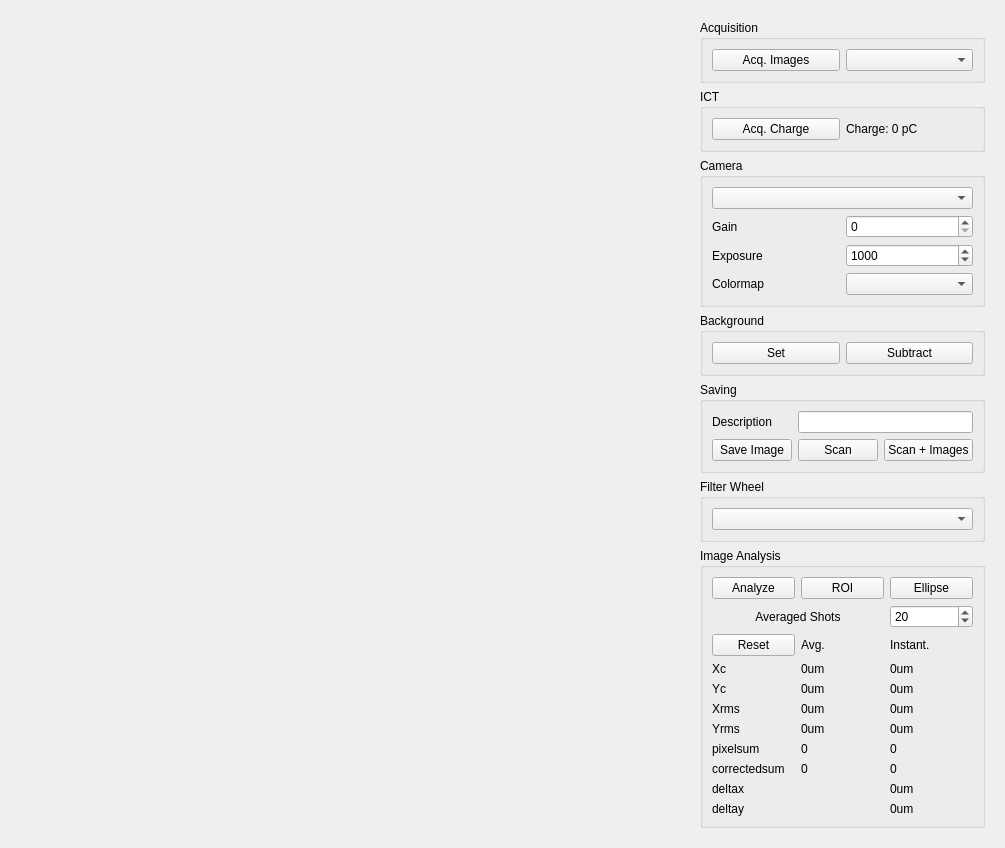
<?xml version="1.0" encoding="UTF-8"?>
<ui version="4.0">
 <class>Form</class>
 <widget class="QWidget" name="Form">
  <property name="geometry">
   <rect>
    <x>0</x>
    <y>0</y>
    <width>1005</width>
    <height>779</height>
   </rect>
  </property>
  <property name="windowTitle">
   <string>Form</string>
  </property>
  <layout class="QHBoxLayout" name="horizontalLayout">
   <item>
    <spacer name="horizontalSpacer">
     <property name="orientation">
      <enum>Qt::Horizontal</enum>
     </property>
     <property name="sizeHint" stdset="0">
      <size>
       <width>40</width>
       <height>20</height>
      </size>
     </property>
    </spacer>
   </item>
   <item>
    <widget class="QWidget" name="widget_4" native="true">
     <property name="minimumSize">
      <size>
       <width>450</width>
       <height>0</height>
      </size>
     </property>
     <layout class="QVBoxLayout" name="verticalLayout_7">
      <item>
       <widget class="QWidget" name="histWidget" native="true">
        <layout class="QVBoxLayout" name="verticalLayout_11">
         <item>
          <layout class="QVBoxLayout" name="histLayout"/>
         </item>
        </layout>
       </widget>
      </item>
      <item>
       <widget class="QWidget" name="imageWidget" native="true">
        <layout class="QVBoxLayout" name="verticalLayout_8">
         <item>
          <layout class="QVBoxLayout" name="imageLayout"/>
         </item>
        </layout>
       </widget>
      </item>
     </layout>
    </widget>
   </item>
   <item>
    <widget class="QWidget" name="widget_2" native="true">
     <layout class="QVBoxLayout" name="verticalLayout">
      <item>
       <widget class="QGroupBox" name="groupBox">
        <property name="title">
         <string>Acquisition</string>
        </property>
        <layout class="QHBoxLayout" name="horizontalLayout_2">
         <item>
          <widget class="QPushButton" name="acqImageButton">
           <property name="text">
            <string>Acq. Images</string>
           </property>
          </widget>
         </item>
         <item>
          <widget class="QComboBox" name="acqmodeCombo"/>
         </item>
        </layout>
       </widget>
      </item>
      <item>
       <widget class="QGroupBox" name="groupBox_7">
        <property name="title">
         <string>ICT</string>
        </property>
        <layout class="QHBoxLayout" name="horizontalLayout_4">
         <item>
          <widget class="QPushButton" name="acqChargeButton">
           <property name="text">
            <string>Acq. Charge</string>
           </property>
          </widget>
         </item>
         <item>
          <widget class="QLabel" name="chargeLabel">
           <property name="text">
            <string>Charge: 0 pC</string>
           </property>
          </widget>
         </item>
        </layout>
       </widget>
      </item>
      <item>
       <widget class="QGroupBox" name="groupBox_2">
        <property name="title">
         <string>Camera</string>
        </property>
        <layout class="QVBoxLayout" name="verticalLayout_3">
         <item>
          <layout class="QGridLayout" name="gridLayout">
           <item row="3" column="1">
            <widget class="QSpinBox" name="exposureInput">
             <property name="minimum">
              <number>500</number>
             </property>
             <property name="maximum">
              <number>1000000</number>
             </property>
             <property name="singleStep">
              <number>500</number>
             </property>
             <property name="value">
              <number>1000</number>
             </property>
            </widget>
           </item>
           <item row="2" column="0">
            <widget class="QLabel" name="gainLabel">
             <property name="text">
              <string>Gain</string>
             </property>
            </widget>
           </item>
           <item row="2" column="1">
            <widget class="QSpinBox" name="gainInput">
             <property name="maximum">
              <number>24</number>
             </property>
            </widget>
           </item>
           <item row="0" column="0" colspan="2">
            <widget class="QComboBox" name="cameraCombo"/>
           </item>
           <item row="3" column="0">
            <widget class="QLabel" name="label_2">
             <property name="text">
              <string>Exposure</string>
             </property>
            </widget>
           </item>
           <item row="4" column="0">
            <widget class="QLabel" name="label_10">
             <property name="text">
              <string>Colormap</string>
             </property>
            </widget>
           </item>
           <item row="4" column="1">
            <widget class="QComboBox" name="colormapCombo"/>
           </item>
          </layout>
         </item>
        </layout>
       </widget>
      </item>
      <item>
       <widget class="QGroupBox" name="groupBox_3">
        <property name="title">
         <string>Background</string>
        </property>
        <layout class="QHBoxLayout" name="horizontalLayout_3">
         <item>
          <widget class="QPushButton" name="setButton">
           <property name="text">
            <string>Set</string>
           </property>
          </widget>
         </item>
         <item>
          <widget class="QPushButton" name="subtractButton">
           <property name="text">
            <string>Subtract</string>
           </property>
          </widget>
         </item>
        </layout>
       </widget>
      </item>
      <item>
       <widget class="QGroupBox" name="groupBox_4">
        <property name="title">
         <string>Saving</string>
        </property>
        <layout class="QGridLayout" name="gridLayout_3">
         <item row="0" column="1" colspan="2">
          <widget class="QLineEdit" name="descriptionEdit">
           <property name="sizePolicy">
            <sizepolicy hsizetype="Expanding" vsizetype="Fixed">
             <horstretch>0</horstretch>
             <verstretch>0</verstretch>
            </sizepolicy>
           </property>
          </widget>
         </item>
         <item row="1" column="1">
          <widget class="QPushButton" name="scanButton">
           <property name="text">
            <string>Scan</string>
           </property>
          </widget>
         </item>
         <item row="0" column="0">
          <widget class="QLabel" name="label_11">
           <property name="text">
            <string>Description</string>
           </property>
          </widget>
         </item>
         <item row="1" column="2">
          <widget class="QPushButton" name="imagescanButton">
           <property name="text">
            <string>Scan + Images</string>
           </property>
          </widget>
         </item>
         <item row="1" column="0">
          <widget class="QPushButton" name="saveButton">
           <property name="text">
            <string>Save Image</string>
           </property>
          </widget>
         </item>
        </layout>
       </widget>
      </item>
      <item>
       <widget class="QGroupBox" name="groupBox_5">
        <property name="title">
         <string>Filter Wheel</string>
        </property>
        <layout class="QVBoxLayout" name="verticalLayout_4">
         <item>
          <widget class="QComboBox" name="filterCombo"/>
         </item>
        </layout>
       </widget>
      </item>
      <item>
       <widget class="QGroupBox" name="groupBox_6">
        <property name="title">
         <string>Image Analysis</string>
        </property>
        <layout class="QVBoxLayout" name="verticalLayout_5">
         <item>
          <layout class="QGridLayout" name="gridLayout_2">
           <item row="7" column="0">
            <widget class="QLabel" name="label_8">
             <property name="text">
              <string>pixelsum</string>
             </property>
            </widget>
           </item>
           <item row="7" column="1">
            <widget class="QLabel" name="pixelSumAvg">
             <property name="text">
              <string>0</string>
             </property>
            </widget>
           </item>
           <item row="2" column="1">
            <widget class="QLabel" name="avgLabel">
             <property name="text">
              <string>Avg.</string>
             </property>
            </widget>
           </item>
           <item row="3" column="2">
            <widget class="QLabel" name="xcInstant">
             <property name="text">
              <string>0um</string>
             </property>
            </widget>
           </item>
           <item row="7" column="2">
            <widget class="QLabel" name="pixelSumInstant">
             <property name="text">
              <string>0</string>
             </property>
            </widget>
           </item>
           <item row="2" column="2">
            <widget class="QLabel" name="label_13">
             <property name="text">
              <string>Instant.</string>
             </property>
            </widget>
           </item>
           <item row="0" column="2">
            <widget class="QPushButton" name="ellipseButton">
             <property name="text">
              <string>Ellipse</string>
             </property>
            </widget>
           </item>
           <item row="4" column="1">
            <widget class="QLabel" name="ycAvg">
             <property name="text">
              <string>0um</string>
             </property>
            </widget>
           </item>
           <item row="4" column="0">
            <widget class="QLabel" name="label_5">
             <property name="text">
              <string>Yc</string>
             </property>
            </widget>
           </item>
           <item row="4" column="2">
            <widget class="QLabel" name="ycInstant">
             <property name="text">
              <string>0um</string>
             </property>
            </widget>
           </item>
           <item row="6" column="2">
            <widget class="QLabel" name="yrmsInstant">
             <property name="text">
              <string>0um</string>
             </property>
            </widget>
           </item>
           <item row="5" column="0">
            <widget class="QLabel" name="label_3">
             <property name="text">
              <string>Xrms</string>
             </property>
            </widget>
           </item>
           <item row="6" column="0">
            <widget class="QLabel" name="label_4">
             <property name="text">
              <string>Yrms</string>
             </property>
            </widget>
           </item>
           <item row="5" column="2">
            <widget class="QLabel" name="xrmsInstant">
             <property name="text">
              <string>0um</string>
             </property>
            </widget>
           </item>
           <item row="3" column="1">
            <widget class="QLabel" name="xcAvg">
             <property name="text">
              <string>0um</string>
             </property>
            </widget>
           </item>
           <item row="5" column="1">
            <widget class="QLabel" name="xrmsAvg">
             <property name="text">
              <string>0um</string>
             </property>
            </widget>
           </item>
           <item row="0" column="0">
            <widget class="QPushButton" name="analyzeButton">
             <property name="text">
              <string>Analyze</string>
             </property>
            </widget>
           </item>
           <item row="0" column="1">
            <widget class="QPushButton" name="roiButton">
             <property name="text">
              <string>ROI</string>
             </property>
            </widget>
           </item>
           <item row="2" column="0">
            <widget class="QPushButton" name="resetButton">
             <property name="text">
              <string>Reset</string>
             </property>
            </widget>
           </item>
           <item row="3" column="0">
            <widget class="QLabel" name="label">
             <property name="text">
              <string>Xc</string>
             </property>
            </widget>
           </item>
           <item row="6" column="1">
            <widget class="QLabel" name="yrmsAvg">
             <property name="text">
              <string>0um</string>
             </property>
            </widget>
           </item>
           <item row="9" column="0">
            <widget class="QLabel" name="label_6">
             <property name="text">
              <string>deltax</string>
             </property>
            </widget>
           </item>
           <item row="10" column="2">
            <widget class="QLabel" name="deltayInstant">
             <property name="text">
              <string>0um</string>
             </property>
            </widget>
           </item>
           <item row="1" column="0" colspan="2">
            <widget class="QLabel" name="label_9">
             <property name="text">
              <string>Averaged Shots</string>
             </property>
             <property name="alignment">
              <set>Qt::AlignCenter</set>
             </property>
            </widget>
           </item>
           <item row="10" column="0">
            <widget class="QLabel" name="label_7">
             <property name="text">
              <string>deltay</string>
             </property>
            </widget>
           </item>
           <item row="9" column="2">
            <widget class="QLabel" name="deltaxInstant">
             <property name="text">
              <string>0um</string>
             </property>
            </widget>
           </item>
           <item row="1" column="2">
            <widget class="QSpinBox" name="shotsInput">
             <property name="minimum">
              <number>1</number>
             </property>
             <property name="maximum">
              <number>200</number>
             </property>
             <property name="value">
              <number>20</number>
             </property>
            </widget>
           </item>
           <item row="8" column="0">
            <widget class="QLabel" name="label_12">
             <property name="text">
              <string>correctedsum</string>
             </property>
            </widget>
           </item>
           <item row="8" column="1">
            <widget class="QLabel" name="correctedSumAvg">
             <property name="text">
              <string>0</string>
             </property>
            </widget>
           </item>
           <item row="8" column="2">
            <widget class="QLabel" name="correctedSumInstant">
             <property name="text">
              <string>0</string>
             </property>
            </widget>
           </item>
          </layout>
         </item>
        </layout>
       </widget>
      </item>
      <item>
       <spacer name="verticalSpacer">
        <property name="orientation">
         <enum>Qt::Vertical</enum>
        </property>
        <property name="sizeHint" stdset="0">
         <size>
          <width>20</width>
          <height>40</height>
         </size>
        </property>
       </spacer>
      </item>
     </layout>
    </widget>
   </item>
  </layout>
 </widget>
 <resources/>
 <connections/>
</ui>
